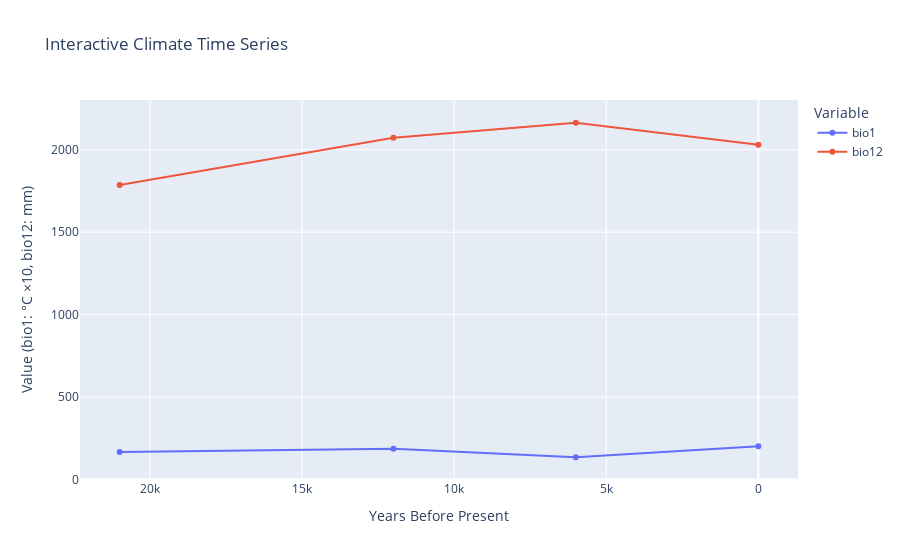

Notebook code for this chart:
### Code cell
import plotly.express as px

def plot_climate_time_series(climate_df, output_file=None):
    """
    Plot climate variables over time using Matplotlib (static) and Plotly (interactive).
    bio1 = annual mean temperature (°C ×10), bio12 = annual precipitation (mm).
    """
    if climate_df is None or climate_df.empty:
        print("No climate data available to plot.")
        return None

    # --- Static Matplotlib plot ---
    fig, ax = plt.subplots(figsize=(12, 6))

    plotted_vars = []
    for var in variables:
        mean_col = f"{var}_mean"
        if mean_col in climate_df.columns:
            ax.plot(
                climate_df["time_years"],
                climate_df[mean_col],
                marker="o",
                label=f"{var} mean",
                linewidth=2,
                markersize=8,
            )
            plotted_vars.append(mean_col)

    ax.set_xlabel("Years Before Present", fontsize=12)
    ax.set_ylabel("Value (bio1: °C ×10, bio12: mm)", fontsize=12)
    ax.set_title(
        "Climate Time Series\n(bio1 = annual mean temperature, bio12 = annual precipitation)",
        fontsize=14,
        fontweight="bold",
    )
    ax.legend(title="Variable")
    ax.grid(True, alpha=0.3)
    ax.invert_xaxis()
    plt.tight_layout()

    if output_file:
        plt.savefig(output_file, dpi=300, bbox_inches="tight")
        print(f"Saved static plot: {output_file}")

    plt.show()

    # --- Interactive Plotly plot ---
    if plotted_vars:
        melted = (
            climate_df[["time_years"] + plotted_vars]
            .rename(columns={col: col.replace("_mean", "") for col in plotted_vars})
            .melt(id_vars="time_years", var_name="Variable", value_name="Value")
        )
        interactive_fig = px.line(
            melted,
            x="time_years",
            y="Value",
            color="Variable",
            markers=True,
            title="Interactive Climate Time Series",
            labels={
                "time_years": "Years Before Present",
                "Value": "Value (bio1: °C ×10, bio12: mm)",
            },
        )
        interactive_fig.update_layout(xaxis_autorange="reversed")
        interactive_fig.show()
    else:
        interactive_fig = None
        print("No variables available to plot interactively.")

    return interactive_fig


results_csv = OUTPUT_DIR / "climate_time_series.csv"
if results_csv.exists():
    climate_df = pd.read_csv(results_csv)
    plot_climate_time_series(climate_df, OUTPUT_DIR / "climate_time_series.png")
    print("\nClimate data processing complete!")
else:
    print("Climate time series not found. Run the previous steps first.")

### Figure 1 — Plotly figure (JSON) as saved in the notebook; plotly's stock layout.template omitted (floating-point values rounded to 4 significant figures)
{"data": [{"hovertemplate": "Variable=bio1<br>Years Before Present=%{x}<br>Value (bio1: °C ×10, bio12: mm)=%{y}<extra></extra>", "legendgroup": "bio1", "line": {"color": "#636efa", "dash": "solid"}, "marker": {"symbol": "circle"}, "mode": "lines+markers", "name": "bio1", "orientation": "v", "showlegend": true, "type": "scatter", "x": [0, 6000, 12000, 21000], "xaxis": "x", "y": [202.5, 135.5, 186.6, 167.5], "yaxis": "y"}, {"hovertemplate": "Variable=bio12<br>Years Before Present=%{x}<br>Value (bio1: °C ×10, bio12: mm)=%{y}<extra></extra>", "legendgroup": "bio12", "line": {"color": "#EF553B", "dash": "solid"}, "marker": {"symbol": "circle"}, "mode": "lines+markers", "name": "bio12", "orientation": "v", "showlegend": true, "type": "scatter", "x": [0, 6000, 12000, 21000], "xaxis": "x", "y": [2031.0, 2163.0, 2072.0, 1785.0], "yaxis": "y"}], "layout": {"legend": {"title": {"text": "Variable"}, "tracegroupgap": 0}, "title": {"text": "Interactive Climate Time Series"}, "xaxis": {"anchor": "y", "autorange": "reversed", "domain": [0, 1], "title": {"text": "Years Before Present"}}, "yaxis": {"anchor": "x", "domain": [0, 1], "title": {"text": "Value (bio1: °C ×10, bio12: mm)"}}}}
